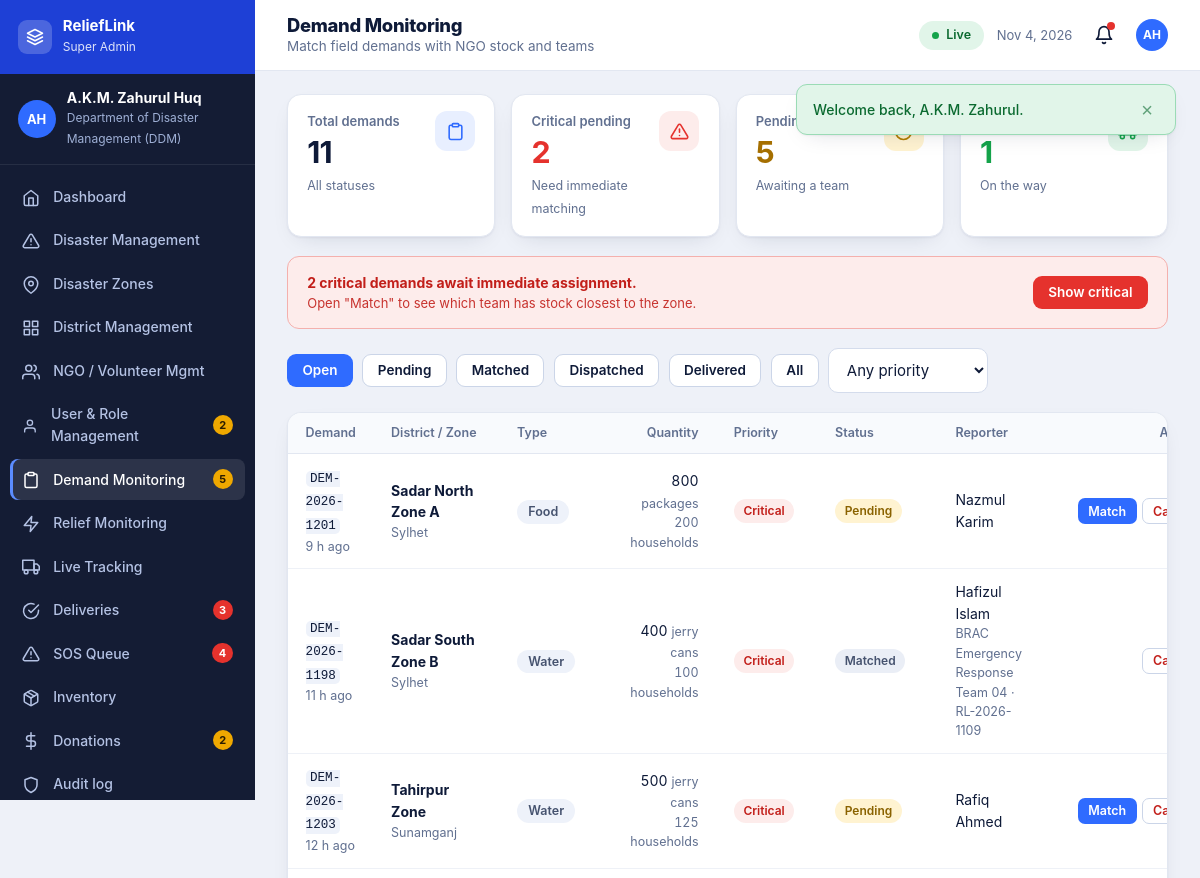
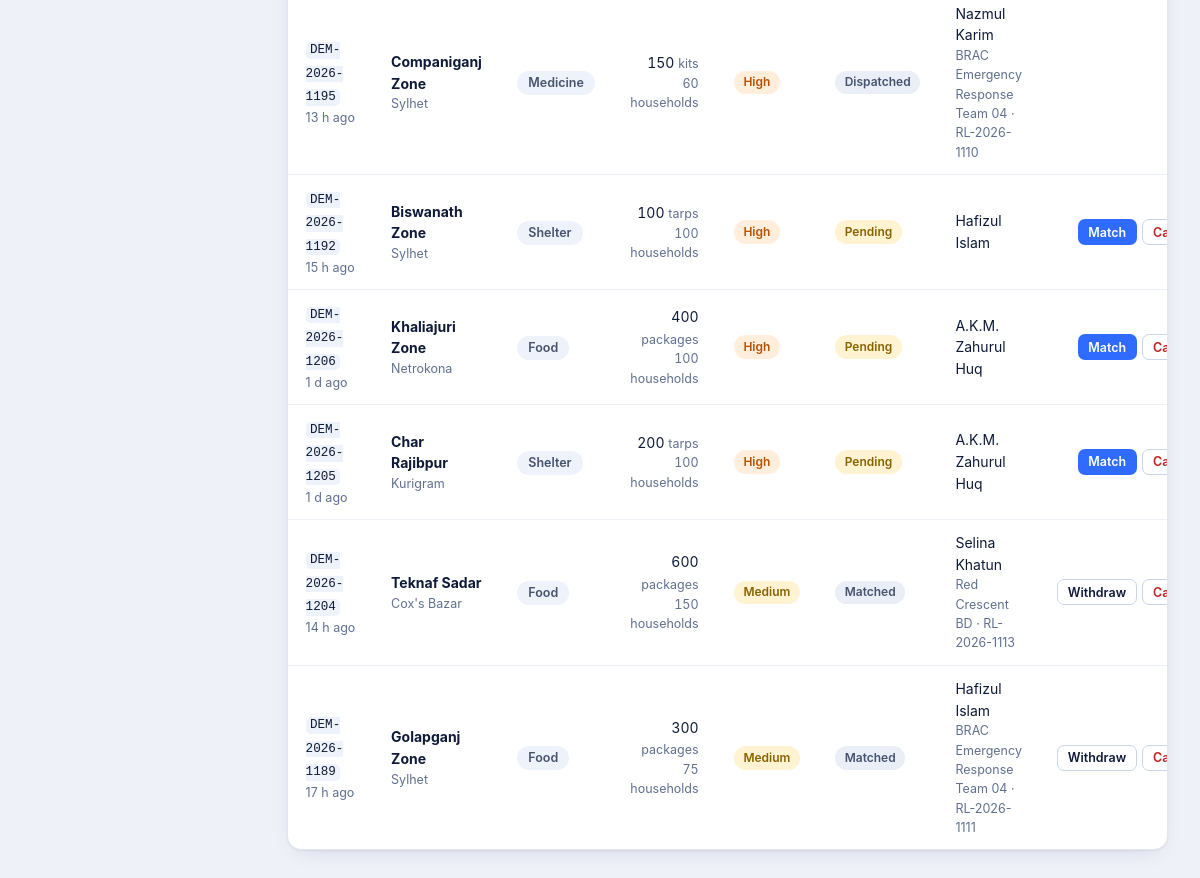
Screenshot of /dashboard/demands.php (signed in) with the database file from the repository (2 pictures, top to bottom).
### tables this page shows
CREATE TABLE users (
  id INT AUTO_INCREMENT PRIMARY KEY, first_name VARCHAR(60) NOT NULL, last_name VARCHAR(60) NOT NULL,
  email VARCHAR(150) NOT NULL UNIQUE, phone VARCHAR(15) NOT NULL UNIQUE, password_hash VARCHAR(255) NOT NULL,
  role ENUM('super_admin','district_admin','ngo','coordinator','audit') NOT NULL,
  district_id INT NULL, zone_id INT NULL, organization VARCHAR(150) NULL,
  status ENUM('pending','active','suspended') NOT NULL DEFAULT 'pending',
  settings TEXT NULL, last_login DATETIME NULL, created_at DATETIME NOT NULL DEFAULT CURRENT_TIMESTAMP,
  FOREIGN KEY (district_id) REFERENCES districts(id) ON DELETE SET NULL, INDEX (role, status)
);

CREATE TABLE demands (
  id INT AUTO_INCREMENT PRIMARY KEY, code VARCHAR(20) NULL, zone_id INT NOT NULL, disaster_id INT NOT NULL, district_id INT NOT NULL,
  item_type ENUM('food','water','medicine','shelter','hygiene','clothing','rescue','other') NOT NULL, quantity INT NOT NULL, unit VARCHAR(30) NOT NULL,
  households INT NOT NULL DEFAULT 0, access_mode VARCHAR(30) NOT NULL DEFAULT 'Road', priority ENUM('critical','high','medium','low') NOT NULL DEFAULT 'high',
  status ENUM('pending','matched','dispatched','delivered','cancelled') NOT NULL DEFAULT 'pending',
  contact_name VARCHAR(100) NOT NULL DEFAULT '', contact_phone VARCHAR(15) NOT NULL DEFAULT '', description VARCHAR(500) NULL,
  lat DECIMAL(8,5) NULL, lng DECIMAL(8,5) NULL, reported_by INT NULL, client_uid VARCHAR(40) NULL UNIQUE,
  created_at DATETIME NOT NULL DEFAULT CURRENT_TIMESTAMP,
  FOREIGN KEY (zone_id) REFERENCES zones(id), FOREIGN KEY (district_id) REFERENCES districts(id), INDEX (status, priority)
);

CREATE TABLE zones (
  id INT AUTO_INCREMENT PRIMARY KEY, district_id INT NOT NULL, disaster_id INT NULL, name VARCHAR(100) NOT NULL, code VARCHAR(12) NULL,
  severity ENUM('low','medium','high','critical') NOT NULL DEFAULT 'medium', status ENUM('active','monitoring','resolved') NOT NULL DEFAULT 'active',
  affected_people INT NOT NULL DEFAULT 0, households INT NOT NULL DEFAULT 0, lat DECIMAL(8,5) NOT NULL, lng DECIMAL(8,5) NOT NULL,
  created_at DATETIME NOT NULL DEFAULT CURRENT_TIMESTAMP,
  FOREIGN KEY (district_id) REFERENCES districts(id), FOREIGN KEY (disaster_id) REFERENCES disasters(id) ON DELETE SET NULL, INDEX (district_id)
);

CREATE TABLE districts (
  id INT AUTO_INCREMENT PRIMARY KEY, name VARCHAR(60) NOT NULL UNIQUE, division VARCHAR(40) NOT NULL,
  lat DECIMAL(8,5) NOT NULL, lng DECIMAL(8,5) NOT NULL, INDEX (division)
);

CREATE TABLE relief_missions (
  id INT AUTO_INCREMENT PRIMARY KEY, disaster_id INT NOT NULL, title VARCHAR(160) NOT NULL, code VARCHAR(20) NULL,
  item_type ENUM('food','water','medicine','shelter','hygiene','clothing','rescue','other') NOT NULL, unit VARCHAR(30) NOT NULL DEFAULT 'units',
  target_qty INT NOT NULL, delivered_qty INT NOT NULL DEFAULT 0, budget DECIMAL(14,2) NOT NULL DEFAULT 0,
  status ENUM('planned','assigned','accepted','in_transit','arrived','completed','cancelled') NOT NULL DEFAULT 'planned',
  priority ENUM('critical','high','medium','low') NOT NULL DEFAULT 'medium',
  ngo_id INT NULL, coordinator_id INT NULL, created_by INT NULL, demand_id INT NULL, zone_id INT NULL, inventory_id INT NULL,
  vehicle_id INT NULL, driver_id INT NULL, cargo VARCHAR(200) NULL, dispatched_qty INT NULL,
  planned_departure DATETIME NULL, eta DATETIME NULL, dispatched_at DATETIME NULL, arrived_at DATETIME NULL, progress TINYINT NOT NULL DEFAULT 0,
  confirmation_code CHAR(6) NULL, coord_confirmed TINYINT(1) NOT NULL DEFAULT 0, coord_families INT NULL, coord_notes VARCHAR(300) NULL, coord_confirmed_at DATETIME NULL,
  notes VARCHAR(300) NULL, reserved_qty INT NOT NULL DEFAULT 0, created_at DATETIME NOT NULL DEFAULT CURRENT_TIMESTAMP,
  FOREIGN KEY (disaster_id) REFERENCES disasters(id) ON DELETE CASCADE, INDEX (status), INDEX (ngo_id), INDEX (coordinator_id)
);

### dashboard/demands.php (the view, shortened to what the rows shown need)
<?php
require __DIR__ . '/../includes/bootstrap.php';
require __DIR__ . '/../includes/layout.php';
$u = require_role(['super_admin', 'district_admin', 'coordinator']);
$role = $u['role']; $admin = $role !== 'coordinator';
$st = $_GET['status'] ?? ($admin ? 'open' : 'all'); $pr = $_GET['priority'] ?? '';
$w = ''; $p = [];
if ($st === 'open') $w .= " AND d.status IN ('pending','matched','dispatched')"; elseif (in_array($st, ['pending', 'matched', 'dispatched', 'delivered', 'cancelled'], true)) { $w .= ' AND d.status=?'; $p[] = $st; } else $st = 'all';
$list = rows("SELECT d.*, z.name zone, di.name district, m.code mcode, m.progress, m.status mstatus, n.organization ngo, u2.first_name rf, u2.last_name rl
  FROM demands d JOIN zones z ON z.id=d.zone_id JOIN districts di ON di.id=d.district_id LEFT JOIN relief_missions m ON m.demand_id=d.id AND m.status<>'cancelled' LEFT JOIN users n ON n.id=m.ngo_id LEFT JOIN users u2 ON u2.id=d.reported_by
  WHERE 1=1$w ORDER BY d.status IN ('delivered','cancelled'), FIELD(d.priority,'critical','high','medium','low'), d.created_at DESC LIMIT 300", $p);
dash_head($role === 'super_admin' ? 'Demand Monitoring' : ($admin ? 'Demand Management' : 'Demand History'), 'demands', $admin ? 'Match field demands with NGO stock and teams' : 'Everything you have reported');
?>
<section class="panel"><table class="tbl"><thead><tr><th>Demand</th><th><?= $admin ? 'District / Zone' : 'Zone' ?></th><th>Type</th><th class="num">Quantity</th><th>Priority</th><th>Status</th><th><?= $admin ? 'Reporter' : 'Mission' ?></th><?php if ($admin): ?><th style="text-align:right">Actions</th><?php endif; ?></tr></thead><tbody>
<?php foreach ($list as $d): ?><tr><td><code><?= e($d['code']) ?></code><small><?= ago($d['created_at']) ?></small></td><td><b><?= e($d['zone']) ?></b><?php if ($admin): ?><small><?= e($d['district']) ?></small><?php endif; ?></td><td><span class="chip"><?= e(ucfirst($d['item_type'])) ?></span></td><td class="num"><?= number_format($d['quantity']) ?> <small style="display:inline"><?= e($d['unit']) ?></small><small><?= (int)$d['households'] ?> households</small></td><td><?= badge($d['priority']) ?></td><td><?= badge($d['status']) ?></td>
  <td><?php if ($admin): ?><?= e(trim($d['rf'] . ' ' . $d['rl']) ?: '—') ?><?php if ($d['ngo']): ?><small><?= e($d['ngo']) ?> · <?= e($d['mcode']) ?></small><?php endif; ?><?php else: ?><?= $d['mcode'] ? '<code>' . e($d['mcode']) . '</code><small>' . e($d['ngo']) . ' · ' . (int)$d['progress'] . '%</small>' : '<small>Not matched yet</small>' ?><?php endif; ?></td>
  <?php if ($admin): ?><td><div class="actions"><?php if ($d['status'] === 'pending'): ?><a class="btn btn-primary btn-xs" href="?match=<?= (int)$d['id'] ?>">Match</a><?php endif; ?>
    <?php if ($d['status'] === 'matched' && $d['mstatus'] === 'assigned'): ?><form method="post" data-confirm="Withdraw this assignment?"><button class="btn btn-outline btn-xs">Withdraw</button></form><?php endif; ?>
    <?php if (in_array($d['status'], ['pending', 'matched'], true)): ?><form method="post" data-confirm="Cancel this demand?"><button class="btn btn-outline btn-xs" style="color:var(--red-d)">Cancel</button></form><?php endif; ?></div></td><?php endif; ?></tr>
<?php endforeach; if (!$list) echo empty_row($admin ? 8 : 7, 'No demands in this view.'); ?></tbody></table></section>
<?php dash_foot();

### includes/layout.php (shortened to what the rows shown need)
<?php
function head(string $title, string $bodyClass = ''): void {
    $u = user(); $st = $u ? user_settings($u['settings'] ?? null) : [];
    echo '<!doctype html><html lang="en"><head><meta charset="utf-8"><meta name="viewport" content="width=1280">'
       . '<title>' . e($title) . ' · ' . e(APP_NAME) . '</title>'
       . '<link rel="icon">'
       . '<link rel="stylesheet" href="' . e(url('assets/css/style.css')) . '"></head>'
       . '<body class="' . e($bodyClass) . ($st && !empty($st['datasaver']) ? ' data-saver' : '') . '" data-base="' . e(base_path()) . '" data-csrf="' . e(csrf_token()) . '"'
       . ($u ? ' data-offline="' . (int)$st['offline'] . '" data-autosync="' . (int)$st['autosync'] . '" data-datasaver="' . (int)$st['datasaver'] . '" data-uid="' . (int)$u['id'] . '"' : '') . '>';
}
function icon(string $n): string {
    return '<svg viewBox="0 0 24 24" aria-hidden="true">' . ($p[$n] ?? $p['grid']) . '</svg>';
}
function district_scope(array $u, string $col): array {
    return in_array($u['role'], ['district_admin', 'coordinator'], true) && $u['district_id'] ? [" AND $col = ?", [(int)$u['district_id']]] : ['', []];
}
function dash_counts(array $u): array {
    $c = []; $r = $u['role'];
    [$dsd, $dpd] = district_scope($u, 'district_id');
    if (in_array($r, ['super_admin', 'district_admin'], true)) $c['demands'] = [(int)val("SELECT COUNT(*) FROM demands WHERE status='pending'$dsd", $dpd), 'amber'];
    if (in_array($r, ['super_admin', 'district_admin'], true)) $c['sos'] = (int)val("SELECT COUNT(*) FROM sos_requests WHERE status='new'$dsd", $dpd);
    if (in_array($r, ['super_admin', 'audit'], true)) { $c['deliveries'] = (int)val("SELECT COUNT(*) FROM deliveries WHERE status='pending'"); $c['donations'] = [(int)val("SELECT COUNT(*) FROM donations WHERE status='pending'"), 'amber']; }
    if ($r === 'super_admin') $c['users'] = [(int)val("SELECT COUNT(*) FROM users WHERE status='pending'"), 'amber'];
    $c['notifications'] = (int)val('SELECT COUNT(*) FROM notifications WHERE user_id=? AND is_read=0', [(int)$u['id']]);
    return $c;
}
function dash_head(string $title, string $active, string $sub = ''): void {
    $u = user();
    head($title, 'dash-page role-' . ($u['role'] ?? ''));
    $counts = dash_counts($u);
    $ini = mb_substr($u['first_name'], 0, 1) . mb_substr($u['last_name'], 0, 1);
    echo '<div class="dash"><aside class="side"><div class="side-head"><span class="mark">' . icon('layers') . '</span><div><b>ReliefLink</b><small>' . e(ROLES[$u['role']][0]) . '</small></div></div>'
       . '<div class="who"><span class="av">' . e($ini) . '</span><div><b>' . e($u['first_name'] . ' ' . $u['last_name']) . '</b><small>' . e($u['organization'] ?: ($u['district_name'] ?: 'National')) . '</small></div></div><nav aria-label="Dashboard">';
    echo '</nav><div class="side-foot"><a href="' . e(url('')) . '">' . icon('external') . 'Public Site</a><a href="' . e(url('logout.php')) . '">' . icon('logout') . 'Sign Out</a></div></aside>'
       . '<div class="main"><header class="top"><div><h1>' . e($title) . '</h1>' . ($sub ? '<p>' . e($sub) . '</p>' : '') . '</div>'
       . '<div class="top-r"><span class="net-pill" data-net><i></i><span>Live</span></span><span class="date-pill">' . date('M j, Y') . '</span><a class="bell" href="' . e(url('dashboard/notifications.php')) . '" title="Notifications" aria-label="Notifications">' . icon('bell') . (($counts['notifications'] ?? 0) ? '<em></em>' : '') . '</a><span class="av sm">' . e($ini) . '</span></div></header><main class="content">';
}
function dash_foot(): void {
    echo '</main></div></div><script src="' . e(url('assets/js/map.js')) . '"></script><script src="' . e(url('assets/js/charts.js')) . '"></script><script src="' . e(url('assets/js/main.js')) . '"></script></body></html>';
}

### includes/bootstrap.php (shortened to what the rows shown need)
<?php
function base_path(): string {
    static $b = null;
    if ($b !== null) return $b;
    $root = str_replace('\\', '/', (string)realpath(__DIR__ . '/..'));
    $doc  = str_replace('\\', '/', (string)realpath($_SERVER['DOCUMENT_ROOT'] ?? ''));
    if ($doc !== '' && strpos($root, $doc) === 0) return $b = rtrim(substr($root, strlen($doc)), '/');
    $dir = str_replace('\\', '/', dirname($_SERVER['SCRIPT_NAME'] ?? ''));
    $dir = preg_replace('#/(dashboard|api)$#', '', $dir);
    return $b = rtrim($dir === '/' ? '' : $dir, '/');
}
function url(string $path = ''): string { return base_path() . '/' . ltrim($path, '/'); }
function e($v): string { return htmlspecialchars((string)$v, ENT_QUOTES | ENT_SUBSTITUTE, 'UTF-8'); }
function ago(?string $dt): string {
    $s = max(0, time() - strtotime($dt));
    if ($s < 86400) return floor($s / 3600) . ' h ago';
    if ($s < 86400 * 30) return floor($s / 86400) . ' d ago';
    return date('j M Y', strtotime($dt));
}
function badge(string $status): string {
    static $map = [
        'critical' => 'red', 'high' => 'orange', 'medium' => 'amber', 'low' => 'green',
        'active' => 'red', 'monitoring' => 'amber', 'resolved' => 'green',
        'pending' => 'amber', 'confirmed' => 'green', 'verified' => 'green', 'rejected' => 'red',
        'new' => 'red', 'assigned' => 'blue', 'planned' => 'gray', 'in_transit' => 'blue',
        'completed' => 'green', 'cancelled' => 'gray', 'suspended' => 'red',
    ];
    return '<span class="badge b-' . ($map[$status] ?? 'gray') . '">' . e(ucfirst(str_replace('_', ' ', $status))) . '</span>';
}
function db(): PDO {
    static $pdo = null;
    if ($pdo) return $pdo;
    try {
        $pdo = new PDO('mysql:host=' . DB_HOST . ';dbname=' . DB_NAME . ';charset=utf8mb4', DB_USER, DB_PASS, [
            PDO::ATTR_ERRMODE => PDO::ERRMODE_EXCEPTION,
            PDO::ATTR_DEFAULT_FETCH_MODE => PDO::FETCH_ASSOC,
            PDO::ATTR_EMULATE_PREPARES => false,
        ]);
        $pdo->exec("SET time_zone = '+06:00'");
    } catch (PDOException $ex) {
        http_response_code(500);
        exit('<h1>Database connection failed</h1><p>Import <code>database/schema.sql</code> and check <code>config/config.php</code>.</p>');
    }
    return $pdo;
}
function q(string $sql, array $p = []): PDOStatement {
    $st = db()->prepare($sql);
    foreach (array_values($p) as $i => $v) {
        $st->bindValue($i + 1, $v, $v === null ? PDO::PARAM_NULL : (is_int($v) ? PDO::PARAM_INT : PDO::PARAM_STR));
    }
    $st->execute();
    return $st;
}
function rows(string $sql, array $p = []): array { return q($sql, $p)->fetchAll(); }
function row(string $sql, array $p = []): ?array { $r = q($sql, $p)->fetch(); return $r ?: null; }
function val(string $sql, array $p = []) { $r = q($sql, $p)->fetch(PDO::FETCH_NUM); return $r ? $r[0] : null; }
function csrf_token(): string {
    return $_SESSION['csrf'];
}
function user(): ?array {
    static $u = false;
    if ($u !== false) return $u;
    $u = null;
    if (!empty($_SESSION['uid'])) {
        $u = row('SELECT u.*, d.name AS district_name FROM users u LEFT JOIN districts d ON d.id=u.district_id WHERE u.id=?', [(int)$_SESSION['uid']]);
    }
    return $u;
}
function require_role(array $roles): array {
    $u = user();
    return $u;
}
function user_settings(?string $json): array {
    $d = ['alert_sos' => 1, 'alert_mission' => 1, 'alert_demand' => 1, 'alert_system' => 1, 'email' => 1, 'sms' => 1, 'offline' => 1, 'autosync' => 1, 'datasaver' => 0];
    $j = $json ? json_decode($json, true) : null;
    return is_array($j) ? array_merge($d, array_map('intval', $j)) : $d;
}

### rows the page displays
users: role "Super Admin", ini "AH", first_name+last_name "A.K.M. Zahurul Huq", organization "Department of Disaster Management (DDM)"
demands: code "DEM-2026-1201", created_at "9 h ago", zone.name "Sadar North Zone A", district.name "Sylhet", item_type "Food", quantity "800", unit "packages", households "200", priority "Critical Pending", users.first_name+last_name "Nazmul Karim"
demands: code "DEM-2026-1198", created_at "11 h ago", zone.name "Sadar South Zone B", district.name "Sylhet", item_type "Water", quantity "400", unit "jerry cans", households "100", priority "Critical Matched", users.first_name+last_name "Hafizul Islam", users.organization "BRAC Emergency Response Team 04", relief_missions.code "RL-2026-1109"
demands: code "DEM-2026-1203", created_at "12 h ago", zone.name "Tahirpur Zone", district.name "Sunamganj", item_type "Water", quantity "500", unit "jerry cans", households "125", priority "Critical Pending", users.first_name+last_name "Rafiq Ahmed"
demands: code "DEM-2026-1195", created_at "13 h ago", zone.name "Companiganj Zone", district.name "Sylhet", item_type "Medicine", quantity "150", unit "kits", households "60", priority "High Dispatched", users.first_name+last_name "Nazmul Karim", users.organization "BRAC Emergency Response Team 04", relief_missions.code "RL-2026-1110"
demands: code "DEM-2026-1192", created_at "15 h ago", zone.name "Biswanath Zone", district.name "Sylhet", item_type "Shelter", quantity "100", unit "tarps", households "100", priority "High Pending", users.first_name+last_name "Hafizul Islam"
demands: code "DEM-2026-1206", created_at "1 d ago", zone.name "Khaliajuri Zone", district.name "Netrokona", item_type "Food", quantity "400", unit "packages", households "100", priority "High Pending", users.first_name+last_name "A.K.M. Zahurul Huq"
demands: code "DEM-2026-1205", created_at "1 d ago", zone.name "Char Rajibpur", district.name "Kurigram", item_type "Shelter", quantity "200", unit "tarps", households "100", priority "High Pending", users.first_name+last_name "A.K.M. Zahurul Huq"
demands: code "DEM-2026-1204", created_at "14 h ago", zone.name "Teknaf Sadar", district.name "Cox's Bazar", item_type "Food", quantity "600", unit "packages", households "150", priority "Medium Matched", users.first_name+last_name "Selina Khatun", users.organization "Red Crescent BD", relief_missions.code "RL-2026-1113"
demands: code "DEM-2026-1189", created_at "17 h ago", zone.name "Golapganj Zone", district.name "Sylhet", item_type "Food", quantity "300", unit "packages", households "75", priority "Medium Matched", users.first_name+last_name "Hafizul Islam", users.organization "BRAC Emergency Response Team 04", relief_missions.code "RL-2026-1111"

### other values shown
$m "Welcome back, A.K.M. Zahurul."
$label "Dashboard"
$label "Disaster Management"
$label "Disaster Zones"
$label "District Management"
$label "NGO / Volunteer Mgmt"
$label "User & Role Management"
$n "2"
$label "Demand Monitoring"
$n "5"
$label "Relief Monitoring"
$label "Live Tracking"
$label "Deliveries"
$n "3"
$label "SOS Queue"
